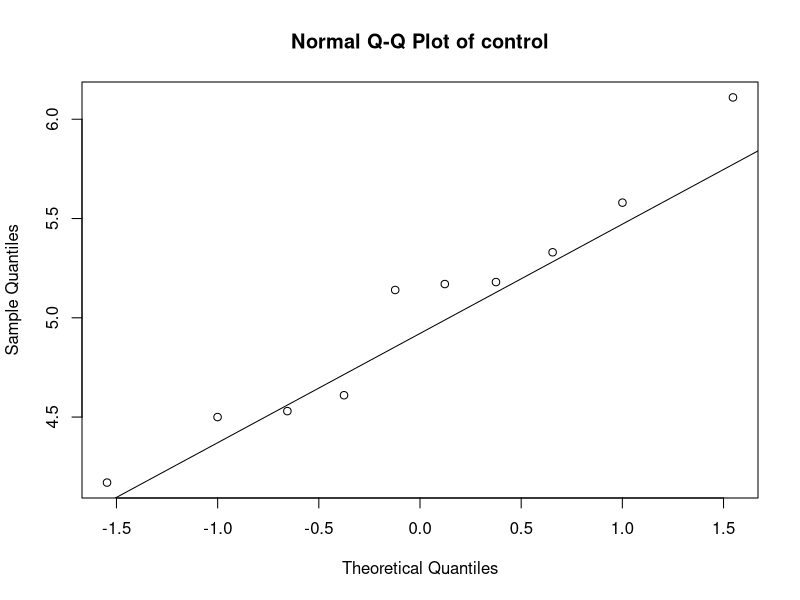
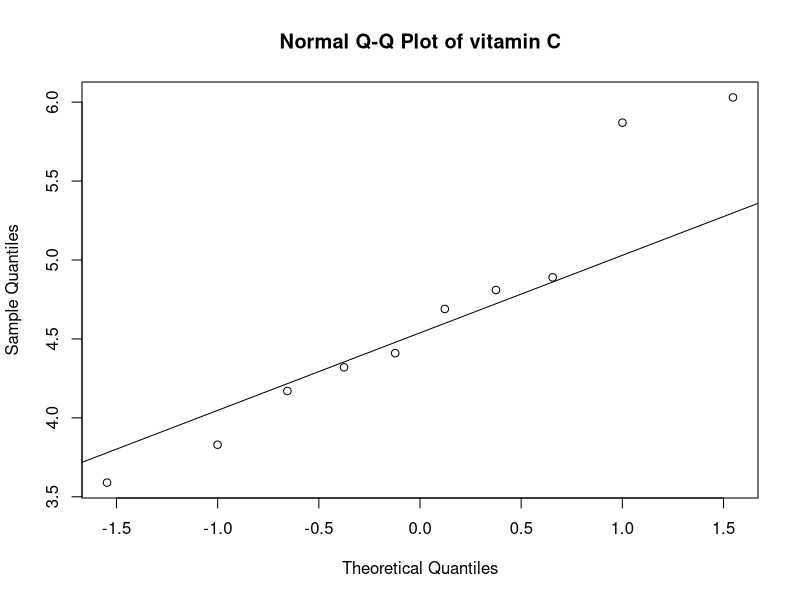
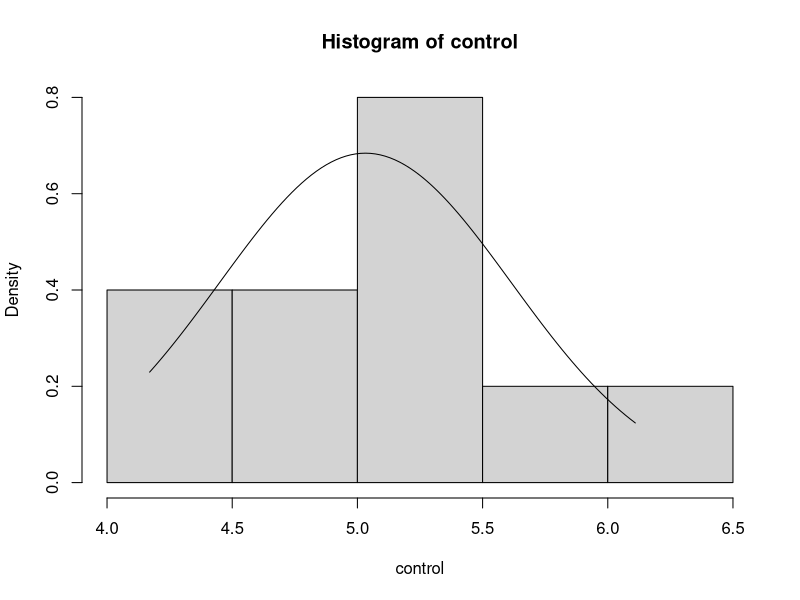
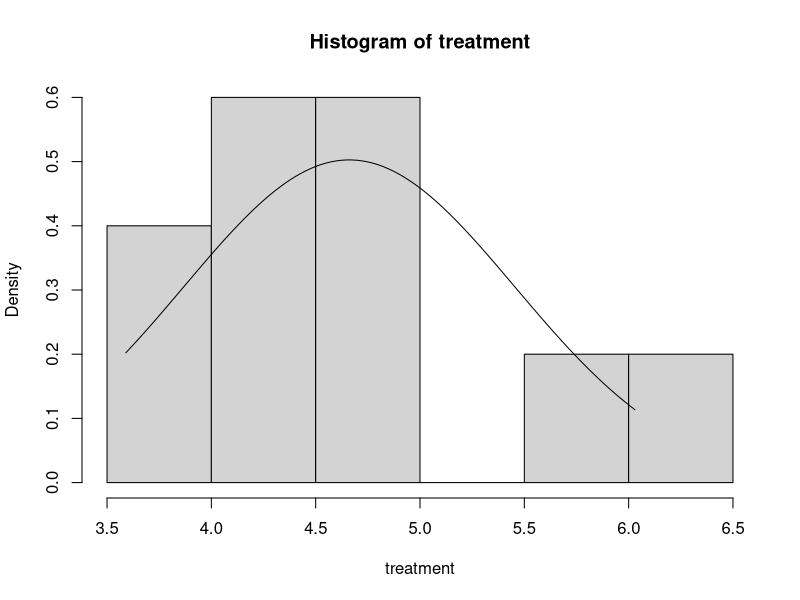
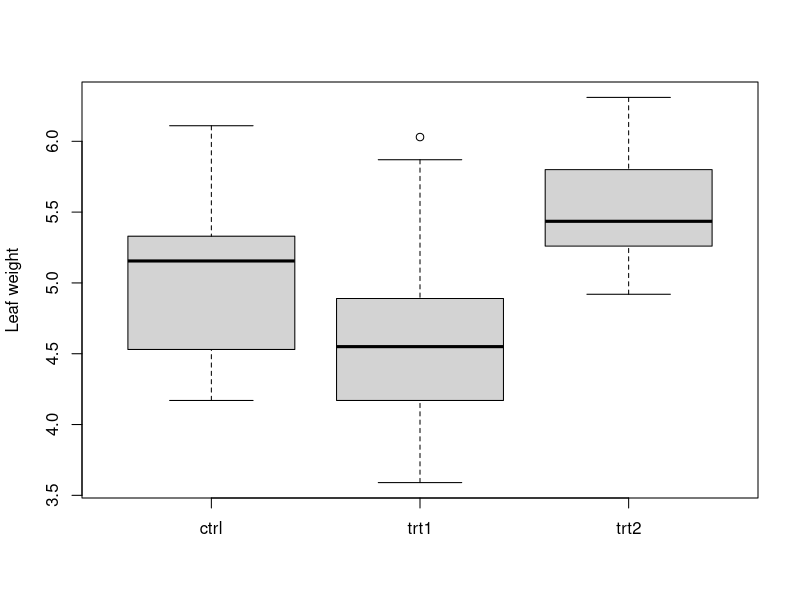
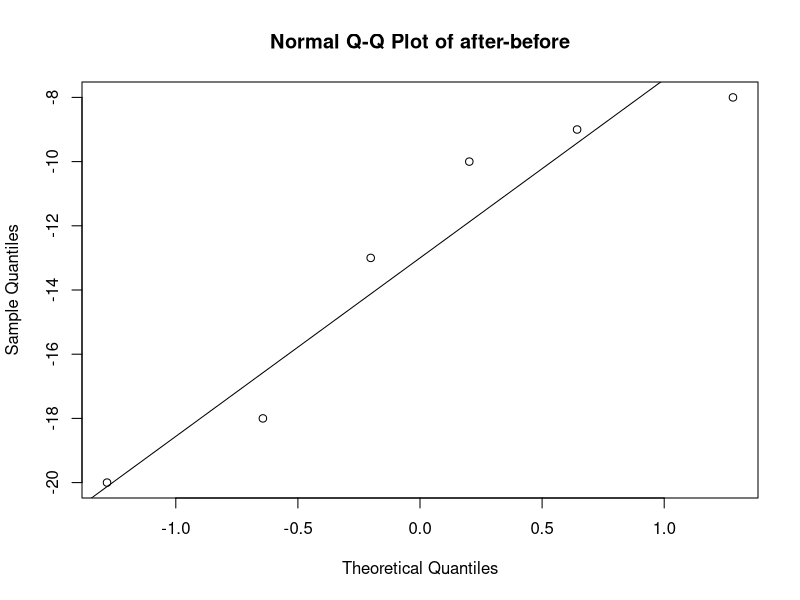
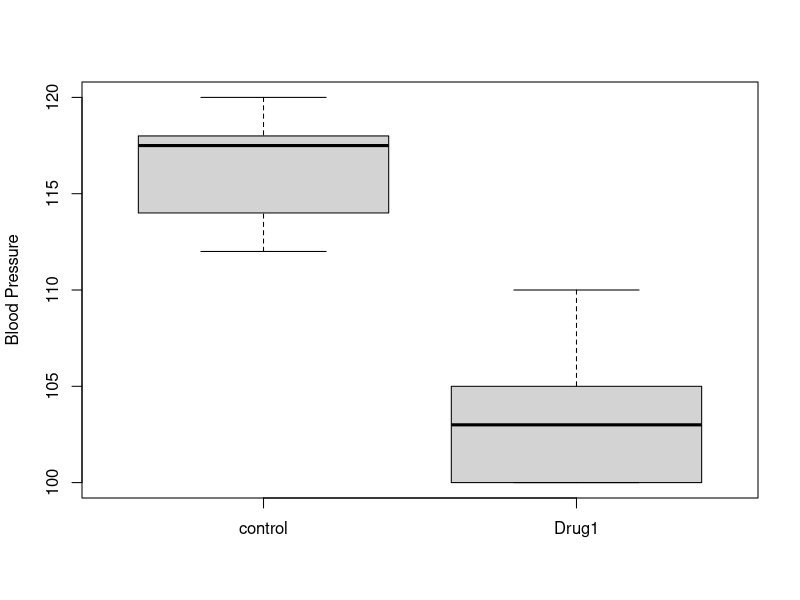

Here is the R script that generated these plots, in order:
# Exercise 1: compare the difference between control and treatment1 in PlantGrowth dataset  (unpaired t-test)


rm(list=ls(all.names=TRUE)) # remove all objects (variables)



# Read file: Tooth Growth #
data("PlantGrowth") #load data
str (PlantGrowth) # structure




# create separate vectors for different groups
control <-PlantGrowth$weight [PlantGrowth$group=="ctrl"]
treatment <-PlantGrowth$weight [PlantGrowth$group=="trt1"]


################################
# Test for normal distribution _ Shapiro-Wilk test
shapiro.test(control)
shapiro.test(treatment)


#QQ-plots
qqnorm(control,main="Normal Q-Q Plot of control");qqline(control)
qqnorm(treatment,main="Normal Q-Q Plot of vitamin C");qqline(treatment)

# histogram with density line
hist(control,freq=FALSE) 
class_C<-seq(min(control),max(control),length.out=100)
lines(class_C,dnorm(class_C,mean(control),sd(control)))

hist(treatment,freq=FALSE)
class_T<-seq(min(treatment),max(treatment),length.out=100)
lines(class_T,dnorm(class_T,mean(treatment),sd(treatment)))


#boxplot
boxplot(weight~group,data=PlantGrowth,ylab="Leaf weight",xlab="")



# Test for equal variances (Leven's test)
#install.packages("car")
library(car)
leveneTest(weight~group,data=PlantGrowth)



# t-tests for equal and unequal variances 
t.test(control,treatment,var.equal=TRUE) # Equal variance
###############################################################################


# Exercise 2: compare the difference between control and drug1 regarding blood pressure data frame (you made it previous session)  (Paired t-test)
rm(list=ls(all.names=TRUE)) # remove all objects (variables)


# create data.frame (Blood pressure)
bp<- data.frame( Group= c(rep("control",6), rep("Drug1",6)), Blood_pressure= c(120,118,118,112,117,114,100,100,110,102,104,105) )


# create vectors
control <-bp$Blood_pressure [bp$Group=="control"]
Treatment <-bp$Blood_pressure [bp$Group=="Drug1"]


# Test for normal distribution 
shapiro.test(Treatment-control)


#QQ-plots
qqnorm(Treatment-control,main="Normal Q-Q Plot of after-before");qqline(Treatment-control)



# Boxplot 
boxplot(Blood_pressure~Group,data=bp,ylab="Blood Pressure",xlab="")


# t-test for paired (=dependent) samples
t.test(Treatment,control,paired=TRUE)


